Frame 1 (no input): blank canvas, image omitted
Frame 60 (the mouse pressed at the canvas centre just before this capture): blank canvas, image omitted
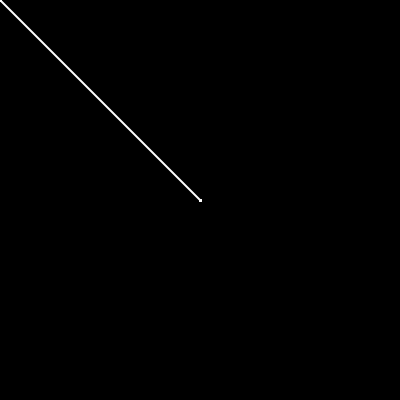
Frame 120 (the mouse held since frame 60 and released just before this capture)

The Processing sketch whose frames 1 and 60 were blank and that drew this single picture after the mouse press (run headless with seeded random() and noise(); from frame 60 on, the mouse is pressed at the canvas centre):

// Processing sketch: sketch_02
// ── sketch_02.pde
void setup() {
  size(400, 400);
  background(0);
}



void draw() {
  //background(0);

  // fill(255);
  strokeWeight(2);
  stroke(255);
  line(mouseX, mouseY, pmouseX, pmouseY ); // line(x1, y1, x2, y2);
  //line(width/2, height/2,mouseX, mouseY  );
  /*
  if (mousePressed) { // mouse must be pressed when at this line
   fill(#BC20FF);
   }
   
   ellipse(20, 20, 60, 60);
   */

  if (keyPressed) { // is a key pressed?

    if (key == 32) { // might that key, be our spacebar??
     // Ascii system. look it up
      stroke(#BC20FF);
      line(mouseX, mouseY, pmouseX, pmouseY );
    }
    if( key == 's'){ // ' ' means ONE letter
    
      fill(255);
      ellipse(width/2, height/2, 50, 40);
    } // if s
  } // if key
} // draw

void mousePressed() { // event listener
  /*
  stroke(#78D4FF);
   strokeWeight(3);
   line(40, 50, 100, 200);
   */

  background(0);
}
